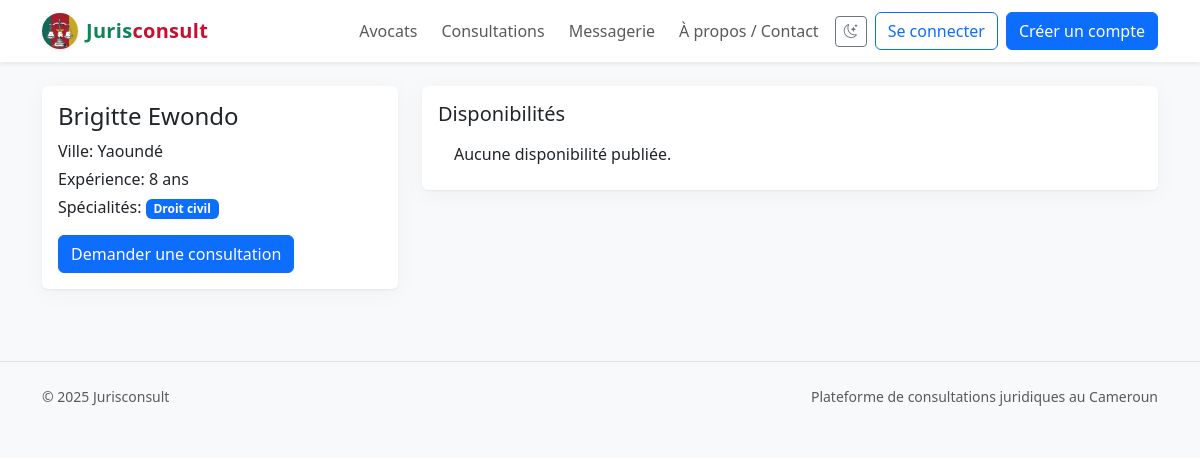
/avocats/5/, run on the app's committed database.
### accounts/models.py (models this page shows, shortened)
class User(AbstractUser):
    class Roles(models.TextChoices):
        CLIENT = "client", _("Client")
        LAWYER = "lawyer", _("Avocat")
        ADMIN = "admin", _("Administrateur")
    role = models.CharField(
        max_length=20,
        choices=Roles.choices,
        default=Roles.CLIENT,
        verbose_name=_("Rôle")
    )
    phone = models.CharField(max_length=30, blank=True, verbose_name=_("Téléphone"))
    city = models.CharField(max_length=100, blank=True, verbose_name=_("Ville"))

class LawyerProfile(models.Model):
    user = models.OneToOneField('accounts.User', on_delete=models.CASCADE, related_name='lawyer_profile')
    law_firm = models.CharField(max_length=255, blank=True, verbose_name=_("Cabinet"))
    specialties = models.ManyToManyField('lawyers.Specialty', blank=True, related_name='lawyers', verbose_name=_("Spécialités"))
    years_of_experience = models.PositiveIntegerField(default=0, verbose_name=_("Années d’expérience"))
    profile_photo = models.ImageField(upload_to='profiles/', blank=True, null=True, verbose_name=_("Photo de profil"))
    bar_id_document = models.FileField(upload_to='documents/', blank=True, null=True, verbose_name=_("Carte d’avocat"))
    degrees = models.FileField(upload_to='documents/', blank=True, null=True, verbose_name=_("Diplômes/Certifications"))
    created_at = models.DateTimeField(auto_now_add=True)
    class Meta:
        verbose_name = _("Profil avocat")
        verbose_name_plural = _("Profils avocats")

### lawyers/models.py (models this page shows, shortened)
class Specialty(models.Model):
    name = models.CharField(max_length=150, unique=True, verbose_name=_("Nom"))
    description = models.TextField(blank=True, verbose_name=_("Description"))
    class Meta:
        verbose_name = _("Spécialité juridique")
        verbose_name_plural = _("Spécialités juridiques")

### lawyers/views.py (the view)
# urls.py: path('<int:pk>/', views.profile, name='profile'),
def profile(request, pk):
    from django.shortcuts import get_object_or_404
    lawyer = get_object_or_404(User, pk=pk, role=User.Roles.LAWYER)
    availabilities = Availability.objects.filter(lawyer=lawyer)
    return render(request, 'lawyers/profile.html', {'lawyer': lawyer, 'availabilities': availabilities})

### templates/lawyers/profile.html
{% extends 'base.html' %}
{% block content %}
<div class="row g-4">
  <div class="col-md-4">
    <div class="card">
      <div class="card-body">
        <h4>{{ lawyer.get_full_name|default:lawyer.username }}</h4>
        <p class="mb-1">Ville: {{ lawyer.city|default:'-' }}</p>
        <p class="mb-1">Expérience: {{ lawyer.lawyer_profile.years_of_experience }} ans</p>
        <p>Spécialités: {% for s in lawyer.lawyer_profile.specialties.all %}<span class="badge text-bg-primary me-1">{{ s.name }}</span>{% empty %}-{% endfor %}</p>
        <a class="btn btn-primary" href="{% url 'consultations:book' %}">Demander une consultation</a>
      </div>
    </div>
  </div>
  <div class="col-md-8">
    <div class="card">
      <div class="card-body">
        <h5>Disponibilités</h5>
        <ul class="list-group list-group-flush">
          {% for a in availabilities %}
            <li class="list-group-item d-flex justify-content-between">
              <span>{{ a.start|date:'d/m/Y H:i' }} → {{ a.end|date:'H:i' }}</span>
              {% if request.user.is_authenticated %}
                <a class="btn btn-sm btn-outline-primary" href="{% url 'consultations:book' %}?lawyer={{ lawyer.id }}">Réserver</a>
              {% endif %}
            </li>
          {% empty %}
            <li class="list-group-item">Aucune disponibilité publiée.</li>
          {% endfor %}
        </ul>
      </div>
    </div>
  </div>
</div>
{% endblock %}

### static/css/theme.css (style rules this page uses)
:root { --jc-primary:#0d6efd; --jc-muted:#6c757d; --jc-bg:#f8f9fa; --jc-glass-bg: rgba(255,255,255,.6); --jc-glass-br: 16px; --brand-green:#0e8457; --brand-red:#c8102e; }
body { background:var(--jc-bg); }
.card { border:0; box-shadow:0 1px 2px rgba(0,0,0,.06),0 4px 24px rgba(0,0,0,.04); }
.btn-primary { background:var(--jc-primary); border-color:var(--jc-primary); }

### data on the page
User: get_full_name "Brigitte Ewondo", city "Yaoundé", lawyer_profile.years_of_experience "8"
Specialty: name "Droit civil"

### other printed values
{{ now|default:2025 }} "2025"
